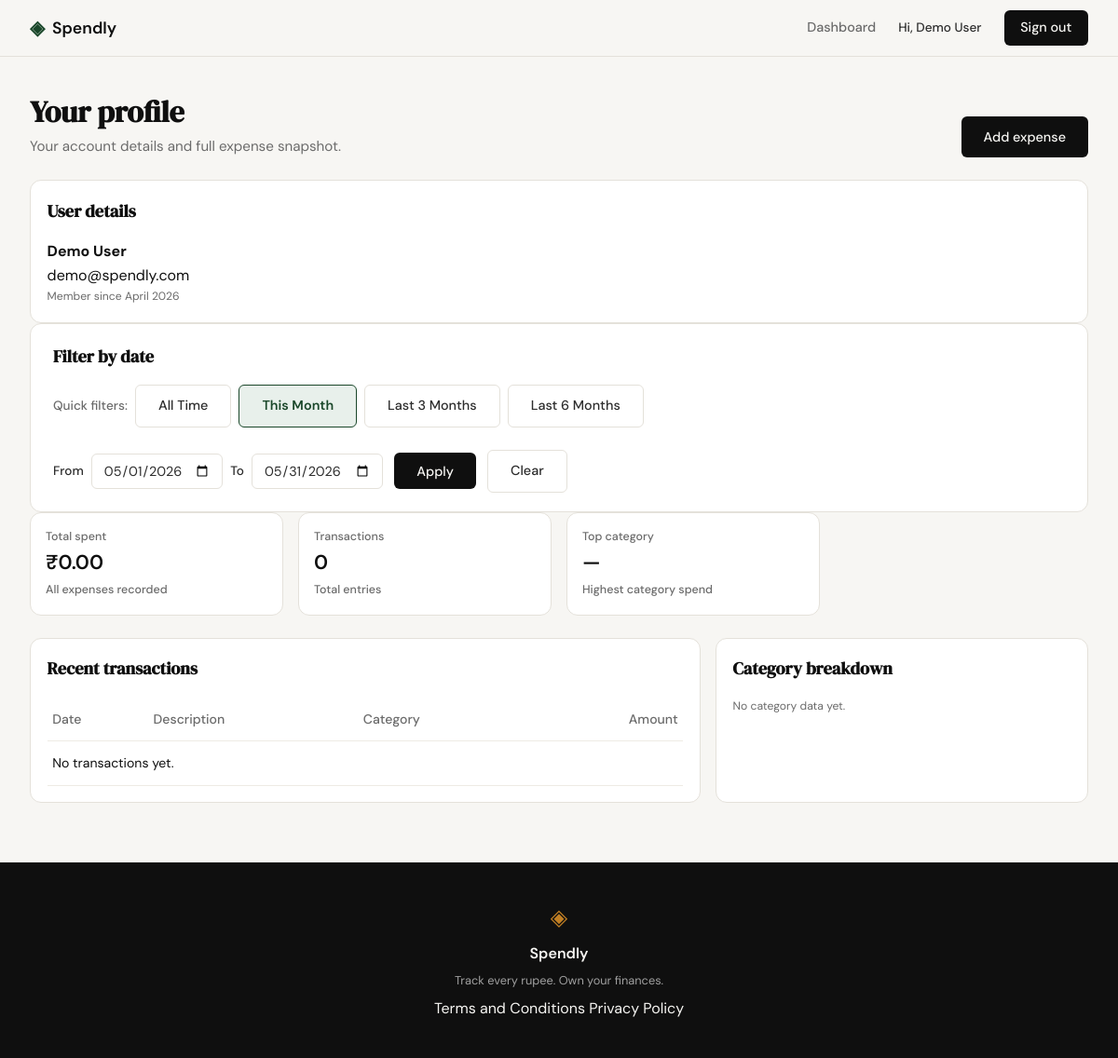
Before: /profile?date_from=2026-05-01&date_to=2026-05-31 (signed in) with the older database file.
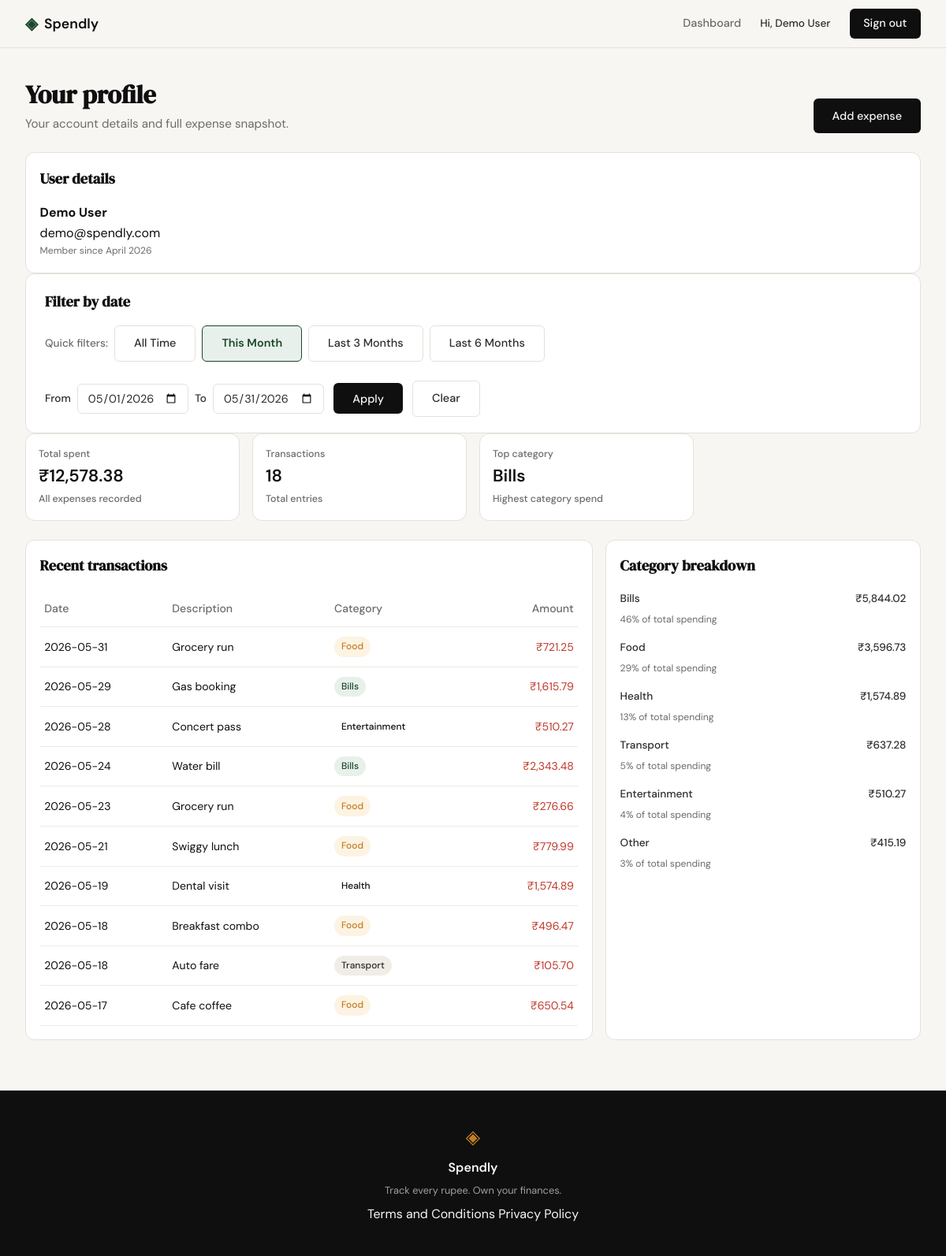
After: the same page with the newer database file.
### tables this page shows
CREATE TABLE users (
            id INTEGER PRIMARY KEY AUTOINCREMENT,
            name TEXT NOT NULL,
            email TEXT UNIQUE NOT NULL,
            password_hash TEXT NOT NULL,
            created_at TEXT DEFAULT CURRENT_TIMESTAMP
        );

CREATE TABLE expenses (
            id INTEGER PRIMARY KEY AUTOINCREMENT,
            user_id INTEGER NOT NULL,
            amount REAL NOT NULL,
            category TEXT NOT NULL,
            date TEXT NOT NULL,
            description TEXT,
            created_at TEXT DEFAULT CURRENT_TIMESTAMP,
            FOREIGN KEY (user_id) REFERENCES users (id)
        );

### app.py (the view)
@app.route("/profile")
def profile():
    if not session.get("user_id"):
        return redirect(url_for("login"))
    user = get_user_by_id(session["user_id"])
    if user is None:
        session.clear()
        return redirect(url_for("login"))
    session["user_name"] = user["name"]
    filter_context = get_date_filter_context(request.args)
    if filter_context["error_message"]:
        flash(filter_context["error_message"], "error")
    user_id = session["user_id"]
    return render_template(
        "profile.html",
        user=user,
        summary_stats=get_summary_stats(user_id, filter_context["date_from"], filter_context["date_to"]),
        recent_transactions=get_recent_transactions(
            user_id, limit=10, date_from=filter_context["date_from"], date_to=filter_context["date_to"]
        ),
        category_breakdown=get_category_breakdown(
            user_id, date_from=filter_context["date_from"], date_to=filter_context["date_to"]
        ),
        **filter_context,
    )

### app.py (called while the page is built)
def parse_date(value):
    try:
        return datetime.strptime(value, "%Y-%m-%d").date()
    except (ValueError, TypeError):
        return None

### database/db.py (called while the page is built)
def get_db():
    conn = sqlite3.connect(DB_NAME)
    conn.row_factory = sqlite3.Row
    conn.execute("PRAGMA foreign_keys = ON")
    return conn

### database/queries.py (called while the page is built)
def get_user_by_id(user_id):
    conn = get_db()
    try:
        row = conn.execute(
            "SELECT name, email, created_at FROM users WHERE id = ?",
            (user_id,),
        ).fetchone()
        if row is None:
            return None
        created_at = datetime.fromisoformat(row["created_at"])
        return {
            "name": row["name"],
            "email": row["email"],
            "member_since": created_at.strftime("%B %Y"),
        }
    finally:
        conn.close()

### templates/profile.html (shortened to what this page needs)
{% extends "base.html" %}
{% block head %}
<link rel="stylesheet" href="{{ url_for('static', filename='css/profile.css') }}">
{% endblock %}
{% block content %}
<section class="dashboard-page">
    <div class="dashboard-inner">
        <header class="dashboard-header">
            <div>
                <h1 class="dashboard-title">Your profile</h1>
                <p class="dashboard-subtitle">Your account details and full expense snapshot.</p>
            </div>
            <a href="{{ url_for('add_expense') }}" class="btn-primary">Add expense</a>
        </header>
        <section class="dashboard-panel">
            <div class="dashboard-panel-header">
                <h2>User details</h2>
            </div>
            <p><strong>{{ user.name }}</strong></p>
            <p>{{ user.email }}</p>
            <p class="dashboard-breakdown-share">Member since {{ user.member_since }}</p>
        </section>
        <section class="dashboard-panel filter-bar">
            <div class="dashboard-panel-header">
                <h2>Filter by date</h2>
            </div>
            <div class="filter-bar-content">
                <div class="filter-presets">
                    <span class="filter-label">Quick filters:</span>
                    <a href="{{ url_for('profile') }}" class="btn-ghost {% if is_all_time %}active{% endif %}">All Time</a>
                    <a href="{{ url_for('profile', date_from=this_month_from, date_to=today_iso) }}" class="btn-ghost {% if is_this_month %}active{% endif %}">This Month</a>
                    <a href="{{ url_for('profile', date_from=last_3_months_from, date_to=today_iso) }}" class="btn-ghost {% if is_last_3_months %}active{% endif %}">Last 3 Months</a>
                    <a href="{{ url_for('profile', date_from=last_6_months_from, date_to=today_iso) }}" class="btn-ghost {% if is_last_6_months %}active{% endif %}">Last 6 Months</a>
                </div>
                <form class="filter-custom-range {% if is_custom_range %}active{% endif %}" method="GET" action="{{ url_for('profile') }}">
                    <div class="filter-input-group">
                        <label for="date_from">From</label>
                        <input type="date" id="date_from" name="date_from" value="{{ date_from or '' }}" max="{{ today_iso }}">
                        <label for="date_to">To</label>
                        <input type="date" id="date_to" name="date_to" value="{{ date_to or '' }}" max="{{ today_iso }}">
                    </div>
                    <button type="submit" class="btn-primary">Apply</button>
                    {% if date_from or date_to %}
                        <a href="{{ url_for('profile') }}" class="btn-ghost">Clear</a>
                    {% endif %}
                </form>
            </div>
        </section>
        <section class="dashboard-summary-grid">
            <article class="dashboard-stat-card">
                <p class="dashboard-stat-label">Total spent</p>
                <p class="dashboard-stat-value">{{ "₹{:,.2f}".format(summary_stats.total_spent) }}</p>
                <p class="dashboard-stat-change neutral">All expenses recorded</p>
            </article>
            <article class="dashboard-stat-card">
                <p class="dashboard-stat-label">Transactions</p>
                <p class="dashboard-stat-value">{{ summary_stats.transaction_count }}</p>
                <p class="dashboard-stat-change neutral">Total entries</p>
            </article>
            <article class="dashboard-stat-card">
                <p class="dashboard-stat-label">Top category</p>
                <p class="dashboard-stat-value">{{ summary_stats.top_category }}</p>
                <p class="dashboard-stat-change neutral">Highest category spend</p>
            </article>
        </section>
        <div class="dashboard-content-grid">
            <section class="dashboard-panel">
                <div class="dashboard-panel-header">
                    <h2>Recent transactions</h2>
                </div>
                <div class="dashboard-table-wrap">
                    <table class="dashboard-table">
                        <thead>
                            <tr>
                                <th>Date</th>
                                <th>Description</th>
                                <th>Category</th>
                                <th class="dashboard-number-col">Amount</th>
                            </tr>
                        </thead>
                        <tbody>
                            {% if recent_transactions %}
                                {% for transaction in recent_transactions %}
                                <tr>
                                    <td>{{ transaction.date }}</td>
                                    <td>{{ transaction.description }}</td>
                                    <td>
                                        <span class="dashboard-category-badge {{ transaction.category|lower }}">
                                            {{ transaction.category }}
                                        </span>
                                    </td>
                                    <td class="dashboard-number-col">
                                        <span class="dashboard-amount negative">{{ "₹{:,.2f}".format(transaction.amount) }}</span>
                                    </td>
                                </tr>
                                {% endfor %}
                            {% else %}
                                <tr>
                                    <td colspan="4">No transactions yet.</td>
                                </tr>
                            {% endif %}
                        </tbody>
                    </table>
                </div>
            </section>
            <aside class="dashboard-panel">
                <div class="dashboard-panel-header">
                    <h2>Category breakdown</h2>
                </div>
                <div class="dashboard-breakdown-list">
                    {% if category_breakdown %}
                        {% for category in category_breakdown %}
                        <div class="dashboard-breakdown-item">
                            <div class="dashboard-breakdown-meta">
                                <span>{{ category.name }}</span>
                                <span>{{ "₹{:,.2f}".format(category.amount) }}</span>
                            </div>
                            <p class="dashboard-breakdown-share">{{ category.pct }}% of total spending</p>
                        </div>
                        {% endfor %}
                    {% else %}
                        <p class="dashboard-breakdown-share">No category data yet.</p>
                    {% endif %}
                </div>
            </aside>
        </div>
    </div>
</section>
{% endblock %}

### templates/base.html (shortened to what this page needs)
<!DOCTYPE html>
<html lang="en">
<head>
    <link rel="stylesheet" href="{{ url_for('static', filename='css/style.css') }}">
    {% block head %}{% endblock %}
</head>
<body>
    <nav class="navbar">
        <div class="nav-inner">
            <a href="{{ url_for('landing') }}" class="nav-brand">
                <span class="brand-icon">◈</span>
                <span class="brand-name">Spendly</span>
            </a>
            <div class="nav-links">
                {% if session.get('user_id') %}
                    <a href="{{ url_for('dashboard') }}">Dashboard</a>
                    <span class="nav-user">Hi, {{ session.get('user_name', 'User') }}</span>
                    <a href="{{ url_for('logout') }}" class="nav-cta">Sign out</a>
                {% else %}
                    <a href="{{ url_for('login') }}">Sign in</a>
                    <a href="{{ url_for('register') }}" class="nav-cta">Get started</a>
                {% endif %}
            </div>
        </div>
    </nav>
    <main class="main-content">
        {% block content %}{% endblock %}
    </main>
    <footer class="footer">
        <div class="footer-inner">
            <span class="brand-icon">◈</span>
            <span class="footer-name">Spendly</span>
            <p class="footer-copy">Track every rupee. Own your finances.</p>
            <div class="footer-links">
                <a href="{{ url_for('terms') }}">Terms and Conditions</a>
                <a href="{{ url_for('privacy') }}">Privacy Policy</a>
            </div>
        </div>
    </footer>
</body>
</html>

### static/css/profile.css (style rules this page uses)
.filter-bar { padding: 1.25rem 1.5rem; }
.filter-bar-content { display: flex; flex-wrap: wrap; gap: 1.5rem; align-items: flex-start; }
.filter-presets { display: flex; align-items: center; gap: 0.5rem; flex-wrap: wrap; }
.filter-label { font-size: 0.85rem; color: var(--ink-muted); font-weight: 500; }
.filter-presets .btn-ghost.active { background: var(--accent-light); border-color: var(--accent); color: var(--accent); font-weight: 600; }
.filter-custom-range { display: flex; align-items: center; gap: 0.75rem; flex-wrap: wrap; }
.filter-input-group { display: flex; align-items: center; gap: 0.5rem; flex-wrap: wrap; }
.filter-input-group label { font-size: 0.85rem; color: var(--ink-soft); font-weight: 500; }
.filter-input-group input[type="date"] { padding: 0.5rem 0.75rem; border: 1px solid var(--border); border-radius: var(--radius-sm); font-family: var(--font-body); font-size: 0.9rem; color: var(--ink-soft); background: var(--paper-card); }

Changed rows visible on the page:
added expenses: amount "₹721.25"
added expenses: amount "₹1,615.79"
added expenses: amount "₹510.27"
added expenses: amount "₹2,343.48"
added expenses: amount "₹276.66"
added expenses: amount "₹779.99"
added expenses: amount "₹1,574.89"
added expenses: amount "₹496.47"
added expenses: amount "₹105.70"
added expenses: amount "₹650.54"
Other visible differences:
{{ "₹{:,.2f}".format(summary_stats.total_spent) }}: "₹0.00" → "₹12,578.38"
{{ summary_stats.transaction_count }}: "0" → "18"
{{ summary_stats.top_category }}: "—" → "Bills"
new list line: "Bills ₹5,844.02 46 % of total spending"
new list line: "Food ₹3,596.73 29 % of total spending"
new list line: "Health ₹1,574.89 13 % of total spending"
new list line: "Transport ₹637.28 5 % of total spending"
new list line: "Entertainment ₹510.27 4 % of total spending"
new list line: "Other ₹415.19 3 % of total spending"
text no longer shown: "No transactions yet. No category data yet."
